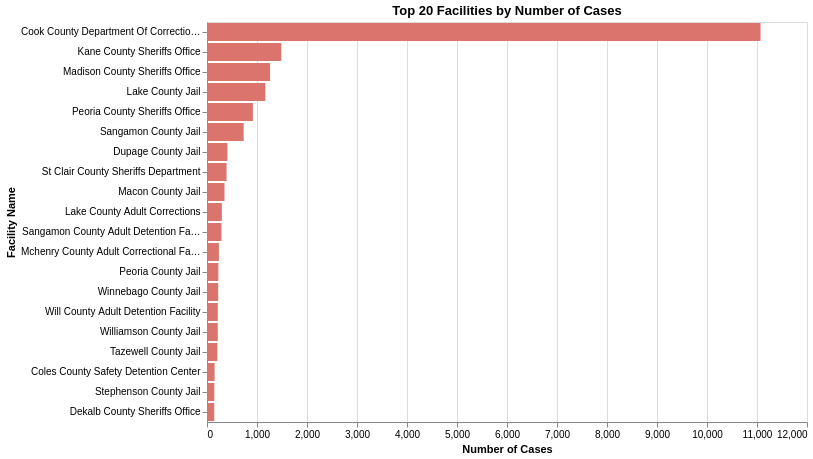

Notebook code for this chart:
### Code cell
# Most common by facility name
top_facilities = (
    df_cleaned
    .filter(pl.col('Cleaned Facility Name').is_not_null())  # Remove null facility names
    .group_by('Cleaned Facility Name')
    .len()
    .sort('len', descending=True)
    .head(20)
    .rename({'len': 'Case Count'})
)

# Create the Altair chart
facilities_chart = alt.Chart(top_facilities).mark_bar().encode(
    x=alt.X('Case Count:Q', title='Number of Cases'),
    y=alt.Y('Cleaned Facility Name:N', sort='-x', title='Facility Name'),
    color=alt.value("#da746d"), 
    tooltip=[
        'Cleaned Facility Name:N', 
        alt.Tooltip('Case Count:Q', format=',d')
    ]
).properties(
    width=600,
    height=400,
    title='Top 20 Facilities by Number of Cases'
)

facilities_chart

### Figure 1 — Vega specification as saved in the notebook (floating-point values rounded to 4 significant figures)
{"$schema": "https://vega.github.io/schema/vega/v5.json", "data": [{"name": "source_0"}, {"name": "data_0", "values": [{"Case Count": 11071, "Case Count_end": 11070.0, "Case Count_start": 0.0, "Cleaned Facility Name": "Cook County Department Of Corrections"}, {"Case Count": 1486, "Case Count_end": 1486.0, "Case Count_start": 0.0, "Cleaned Facility Name": "Kane County Sheriffs Office"}, {"Case Count": 1262, "Case Count_end": 1262.0, "Case Count_start": 0.0, "Cleaned Facility Name": "Madison County Sheriffs Office"}, {"Case Count": 1167, "Case Count_end": 1167.0, "Case Count_start": 0.0, "Cleaned Facility Name": "Lake County Jail"}, {"Case Count": 918, "Case Count_end": 918.0, "Case Count_start": 0.0, "Cleaned Facility Name": "Peoria County Sheriffs Office"}, {"Case Count": 733, "Case Count_end": 733.0, "Case Count_start": 0.0, "Cleaned Facility Name": "Sangamon County Jail"}, {"Case Count": 408, "Case Count_end": 408.0, "Case Count_start": 0.0, "Cleaned Facility Name": "Dupage County Jail"}, {"Case Count": 391, "Case Count_end": 391.0, "Case Count_start": 0.0, "Cleaned Facility Name": "St Clair County Sheriffs Department"}, {"Case Count": 350, "Case Count_end": 350.0, "Case Count_start": 0.0, "Cleaned Facility Name": "Macon County Jail"}, {"Case Count": 297, "Case Count_end": 297.0, "Case Count_start": 0.0, "Cleaned Facility Name": "Lake County Adult Corrections"}, {"Case Count": 290, "Case Count_end": 290.0, "Case Count_start": 0.0, "Cleaned Facility Name": "Sangamon County Adult Detention Facility"}, {"Case Count": 238, "Case Count_end": 238.0, "Case Count_start": 0.0, "Cleaned Facility Name": "Mchenry County Adult Correctional Facility"}, {"Case Count": 227, "Case Count_end": 227.0, "Case Count_start": 0.0, "Cleaned Facility Name": "Peoria County Jail"}, {"Case Count": 224, "Case Count_end": 224.0, "Case Count_start": 0.0, "Cleaned Facility Name": "Winnebago County Jail"}, {"Case Count": 216, "Case Count_end": 216.0, "Case Count_start": 0.0, "Cleaned Facility Name": "Will County Adult Detention Facility"}, {"Case Count": 215, "Case Count_end": 215.0, "Case Count_start": 0.0, "Cleaned Facility Name": "Williamson County Jail"}, {"Case Count": 207, "Case Count_end": 207.0, "Case Count_start": 0.0, "Cleaned Facility Name": "Tazewell County Jail"}, {"Case Count": 152, "Case Count_end": 152.0, "Case Count_start": 0.0, "Cleaned Facility Name": "Coles County Safety Detention Center"}, {"Case Count": 146, "Case Count_end": 146.0, "Case Count_start": 0.0, "Cleaned Facility Name": "Stephenson County Jail"}, {"Case Count": 145, "Case Count_end": 145.0, "Case Count_start": 0.0, "Cleaned Facility Name": "Dekalb County Sheriffs Office"}]}, {"name": "source_0_y_domain_Cleaned Facility Name", "values": [{"Cleaned Facility Name": "Cook County Department Of Corrections", "sort_field": 11071}, {"Cleaned Facility Name": "Kane County Sheriffs Office", "sort_field": 1486}, {"Cleaned Facility Name": "Madison County Sheriffs Office", "sort_field": 1262}, {"Cleaned Facility Name": "Lake County Jail", "sort_field": 1167}, {"Cleaned Facility Name": "Peoria County Sheriffs Office", "sort_field": 918}, {"Cleaned Facility Name": "Sangamon County Jail", "sort_field": 733}, {"Cleaned Facility Name": "Dupage County Jail", "sort_field": 408}, {"Cleaned Facility Name": "St Clair County Sheriffs Department", "sort_field": 391}, {"Cleaned Facility Name": "Macon County Jail", "sort_field": 350}, {"Cleaned Facility Name": "Lake County Adult Corrections", "sort_field": 297}, {"Cleaned Facility Name": "Sangamon County Adult Detention Facility", "sort_field": 290}, {"Cleaned Facility Name": "Mchenry County Adult Correctional Facility", "sort_field": 238}, {"Cleaned Facility Name": "Peoria County Jail", "sort_field": 227}, {"Cleaned Facility Name": "Winnebago County Jail", "sort_field": 224}, {"Cleaned Facility Name": "Will County Adult Detention Facility", "sort_field": 216}, {"Cleaned Facility Name": "Williamson County Jail", "sort_field": 215}, {"Cleaned Facility Name": "Tazewell County Jail", "sort_field": 207}, {"Cleaned Facility Name": "Coles County Safety Detention Center", "sort_field": 152}, {"Cleaned Facility Name": "Stephenson County Jail", "sort_field": 146}, {"Cleaned Facility Name": "Dekalb County Sheriffs Office", "sort_field": 145}]}], "marks": [{"type": "rect", "name": "marks", "from": {"data": "data_0"}, "encode": {"update": {"fill": {"value": "#da746d"}, "x2": {"field": "Case Count_start", "scale": "x"}, "y": {"field": "Cleaned Facility Name", "scale": "y"}, "height": {"signal": "max(0.25, bandwidth('y'))"}, "x": {"field": "Case Count_end", "scale": "x"}, "tooltip": {"signal": "{\"Cleaned Facility Name\": isValid(datum[\"Cleaned Facility Name\"]) ? datum[\"Cleaned Facility Name\"] : \"\"+datum[\"Cleaned Facility Name\"], \"Case Count\": format(datum[\"Case Count\"], \",d\")}"}}}, "style": ["bar"]}], "scales": [{"name": "x", "type": "linear", "domain": {"data": "data_0", "fields": ["Case Count_start", "Case Count_end"]}, "range": [0, {"signal": "width"}], "nice": true, "zero": true}, {"name": "y", "type": "band", "domain": {"data": "source_0_y_domain_Cleaned Facility Name", "field": "Cleaned Facility Name", "sort": {"op": "max", "field": "sort_field", "order": "descending"}}, "range": [0, {"signal": "height"}], "paddingInner": 0.1, "paddingOuter": 0.05}], "axes": [{"scale": "x", "tickCount": {"signal": "ceil(width/40)"}, "domain": false, "gridScale": "y", "orient": "bottom", "maxExtent": 0, "ticks": false, "labels": false, "aria": false, "grid": true, "minExtent": 0, "zindex": 0}, {"scale": "x", "zindex": 0, "grid": false, "labelOverlap": true, "tickCount": {"signal": "ceil(width/40)"}, "orient": "bottom", "labelFlush": true, "title": "Number of Cases"}, {"scale": "y", "zindex": 0, "orient": "left", "grid": false, "title": "Facility Name"}], "title": {"text": "Top 20 Facilities by Number of Cases", "frame": "group"}, "height": 400, "background": "white", "padding": 5, "width": 600, "style": "cell"}
